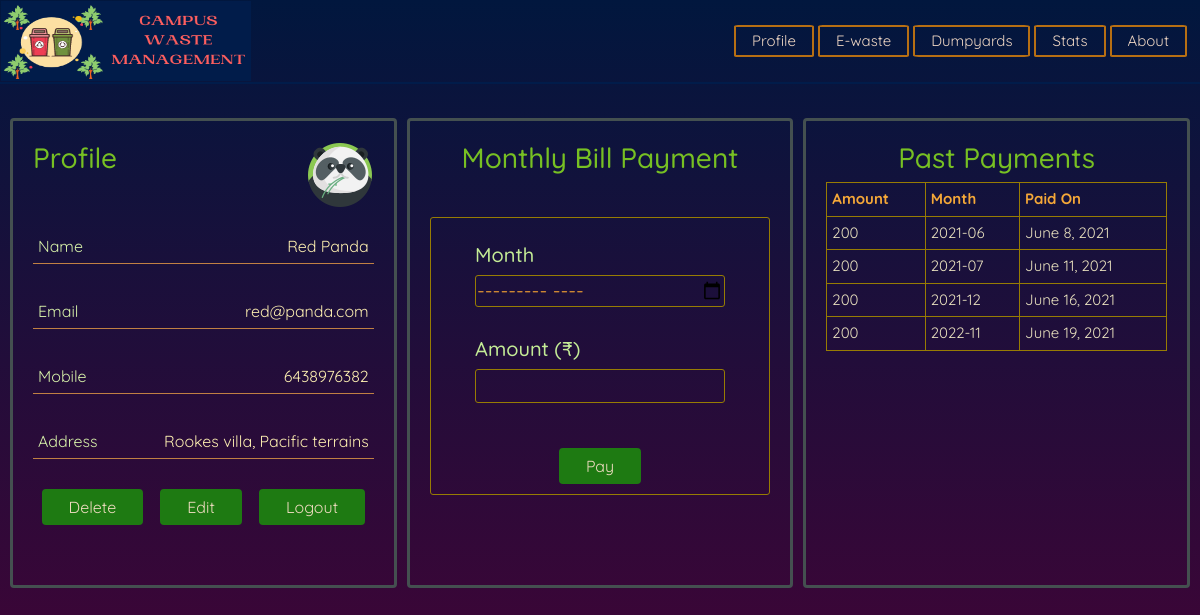
The app's page /logwaste/profile/ (signed in) with its own data.
### logwaste/models.py (models this page shows, shortened)
class MyUser(AbstractBaseUser):
    email = models.EmailField(
        verbose_name="email address", max_length=60, unique=True)
    full_name = models.CharField(verbose_name="name", max_length=40)
    mobile = models.CharField(max_length=10, verbose_name="mobile")
    address = models.CharField(max_length=100, verbose_name="address")
    date_joined = models.DateTimeField(
        verbose_name="date joined", auto_now_add=True)
    last_login = models.DateTimeField(verbose_name="last login", auto_now=True)
    is_admin = models.BooleanField(default=False)
    is_active = models.BooleanField(default=True)
    is_staff = models.BooleanField(default=True)
    is_superuser = models.BooleanField(default=False)
    USERNAME_FIELD = "email"
    REQUIRED_FIELDS = ['full_name', 'mobile', 'address']
    objects = MyUserManager()

class Bills(models.Model):
    bill_id = models.IntegerField()
    bill_amount = models.IntegerField()
    bill_month = models.CharField(max_length=10)
    bill_date = models.DateField()

### logwaste/views.py (the view, shortened to what this page needs)
# urls.py: path('profile/', views.profile),
def profile(request):
    print("Called profile")
    if request.user.is_superuser:
        d1 = MyUser.objects.all().filter(is_superuser=False)
        cursor = connection.cursor()
        cursor.execute(
            "SELECT logwaste_myuser.id,logwaste_myuser.full_name, logwaste_bills.bill_amount, logwaste_bills.bill_month, logwaste_bills.bill_date FROM logwaste_myuser JOIN logwaste_bills ON logwaste_myuser.id=logwaste_bills.bill_id")
        data = dictfetchall(cursor)
        ew = request.user
        return render(request, 'profile.html', {'ew': ew, 'data': data, 'd1': d1})
    elif request.user.is_authenticated:
        data = Bills.objects.filter(bill_id=request.user.id)
        ew = request.user
        return render(request, 'profile.html', {'ew': ew, 'data': data})
    else:
        return HttpResponseRedirect('/logwaste/logins/')

### templates/profile.html (shortened to what this page needs)
{% extends 'base.html' %}
{% load static %}
{% block style %}
<link rel="stylesheet" href="{% static 'css/profile.css' %}">
{% endblock style %}
{% block rest %}
<div class="rest">
    {% if request.user.is_superuser %}
    <div class="left">
        <div class="right">
            <div class="pics">
                <h2 class="hh1">Admin</h2>
                <img src="{% static 'images/orca.png' %}" class="img1">
            </div>
            <div class="here">
                <div class="there">Name</div>
                <div class="fetch">{{ew.full_name}}</div>
            </div>
            <div class="here">
                <div class="there">Email</div>
                <div class="fetch">{{ew.email}}</div>
            </div>
            <div class="here">
                <div class="there">Mobile</div>
                <div class="fetch">{{ew.mobile}}</div>
            </div>
            <div class="here">
                <div class="there">Address</div>
                <div class="fetch">{{ew.address}}</div>
            </div>
            <div class="down">
                <a href="{% url 'logout' %}"><button class="buttoned">Logout</button></a>
            </div>
        </div>
        <div class="right">
            <h2 class="hh1">Registered Users</h2>
            <table id="customers">
                <th>UserID</th>
                <th>Name</th>
                <th>Email</th>
                <th>Mobile</th>
                <th>Address</th>
                <tr>
                    {% for d1 in d1 %}
                    <td>{{d1.id}}</td>
                    <td>{{d1.full_name}}</td>
                    <td>{{d1.email}}</td>
                    <td>{{d1.mobile}}</td>
                    <td>{{d1.address}}</td>
                </tr>
                {% endfor %}
            </table>
        </div>
    </div>
    <div class="left">
        <div class="right">
            <h2 class="hh1">Payments Received</h2>
            <table id="customers">
                <th>UserID</th>
                <th>Name</th>
                <th>Amount</th>
                <th>Month</th>
                <th>Paid On</th>
                <tr>
                    {% for data in data %}
                    <td>{{data.id}}</td>
                    <td>{{data.full_name}}</td>
                    <td>{{data.bill_amount}}</td>
                    <td>{{data.bill_month}}</td>
                    <td>{{data.bill_date}}</td>
                </tr>
                {% endfor %}
            </table>
        </div>
    </div>
    {% else %}
    <div class="lefts">
        <div class="right">
            <div class="up">
                <div class="pics">
                    <h2>Profile</h2>
                    {% if ew.full_name.0 < 'L' %} <img src="{% static 'images/penguin.png' %}" class="img1">
                        {% else %}
                        <img src="{% static 'images/panda.png' %}" class="img1">
                        {% endif %}
                </div>
                <div class="here">
                    <div class="there">Name</div>
                    <div class="fetch">{{ew.full_name}}</div>
                </div>
                <div class="here">
                    <div class="there">Email</div>
                    <div class="fetch">{{ew.email}}</div>
                </div>
                <div class="here">
                    <div class="there">Mobile</div>
                    <div class="fetch">{{ew.mobile}}</div>
                </div>
                <div class="here">
                    <div class="there">Address</div>
                    <div class="fetch">{{ew.address}}</div>
                </div>
            </div>
            <div class="down">
                <form action="{% url 'delete' %}" method="POST">
                    <button class="buttoned">Delete</button>
                </form>
                <a href="{% url 'edit' %}"><button class="buttoned">Edit</button></a>
                <a href="{% url 'logout' %}"><button class="buttoned">Logout</button></a>
            </div>
        </div>
        <div class="right">
            <h2 class="hh">Monthly Bill Payment</h2>
            <div class="oranges">
                <form action="" method="POST">
                    <div class="some">
                        <div class="it">
                            <h5>Month</h5>
                            <input type="month" id="month" name="month" class="bg" required><br>
                        </div>
                        <div class="it">
                            <h5>Amount (₹)</h5>
                            <input type="text" id="amount" name="amount" class="bg" required><br>
                        </div>
                        <div class="keep">
                            <input type="submit" value="Pay" class="buttoned">
                        </div>
                    </div>
                </form>
            </div>
        </div>
        <div class="right">
            <h2 class="hh1">Past Payments</h2>
            <div class="help">
                <table id="customers">
                    <th>Amount</th>
                    <th>Month</th>
                    <th>Paid On</th>
                    <tr>
                        {% for data in data %}
                        <td>{{data.bill_amount}}</td>
                        <td>{{data.bill_month}}</td>
                        <td>{{data.bill_date}}</td>
                    </tr>
                    {% endfor %}
                </table>
            </div>
        </div>
    </div>
    {% endif %}
</div>
{% endblock rest %}

### static/css/profile.css (style rules this page uses)
.rest { display: flex; flex-direction: column; color: aliceblue; padding: 5px; background-color: initial; }
.lefts { display: flex; flex: 1; flex-direction: row; margin-top: 2%; }
.right { display: flex; flex-direction: column; flex:1; display: flex; flex: 1; border-style:solid; border-width:3px; border-color: rgb(68, 80, 80); padding: 20px; margin: 5px; border-radius: 4px; background-color: initial; height:470px; overflow: auto; }
.up { display: flex; flex-direction: column; background-color: initial; }
.some { display: flex; flex-direction: column; margin-top:50px; padding: 10px; margin-top: 35px; border-width: 1px; border-style: solid; border-color: rgb(151, 124, 3); border-radius: 3px; background-color: initial; }
.it { align-self: center; padding: 15px; background-color: initial; }
.down { display: flex; flex-direction: row; justify-content:space-around; background-color: initial; margin-top: 20px; }
.here { font-family: 'Quicksand', sans-serif; border-bottom-color: rgb(192, 128, 67); border-bottom-width: 1px; border-bottom-style:solid; display: flex; flex-direction: row; justify-content: space-between; margin-top: 20px; margin-bottom: 10px; padding: 5px; font-size: 16px; color: rgb(252, 238, 176); background-color: initial; }
.pics { display: flex; flex-direction: row; justify-content: space-between; background-color: initial; }
.there { font-family: 'Quicksand', sans-serif; color:rgb(215, 241, 169); background-color: initial; }
.fetch { background-color: initial; }
h2 { color:#77c023; font-size: 28px; font-family: 'Quicksand', sans-serif; background-color: initial; }
.hh { color:#77c023; font-size: 28px; font-family: 'Quicksand', sans-serif; align-self: center; background-color: initial; }
.hh1 { color:#77c023; font-size: 28px; font-family: 'Quicksand', sans-serif; align-self: center; background-color: initial; }
h5 { align-self: center; font-family: 'Quicksand', sans-serif; color:#c4ec96; font-size: 20px; background-color: inherit; }
.oranges { background-color: inherit; }
.keep { display: flex; flex-direction: column; margin-top: 30px; background-color: initial; }
.buttoned { font-family: 'Quicksand', sans-serif; color: rgba(253, 226, 204, 0.932); font-size: 16px; background-color: rgb(30, 122, 18); padding: 4px 25px; border-radius: 4px; border-style: solid; border-color: rgb(30, 122, 18); transition-duration: 0.3s; cursor: pointer; align-self: center; }
.img1 { padding:2px; background-color: initial; border-radius:15px; }
.bg { background-color: initial; color: rgb(235, 155, 50); font-size: 20px; border-style: solid; border-color: rgb(151, 124, 3); border-width: 1px; border-radius: 3px; font-family: 'Quicksand', sans-serif; width:250px; }
#customers { font-family: 'Quicksand', sans-serif; border-collapse: collapse; width: 100%; font-size:15px; color:#e8e0be; background-color: inherit; }
#customers td, #customers th { border: 1px solid rgb(151, 124, 3); padding: 5px; }
#customers tr { background-color: inherit; }
#customers th { padding-top: 5px; padding-bottom: 5px; text-align: left; background-color: inherit; color: #f5a838; }
a { text-decoration: none; background-color: inherit; color: white; }

### records on screen
MyUser: full_name "Red Panda", email "red@panda.com", mobile "6438976382", address "Rookes villa, Pacific terrains"
Bills: bill_amount "200", bill_month "2021-06", bill_date "June 8, 2021"
Bills: bill_amount "200", bill_month "2021-07", bill_date "June 11, 2021"
Bills: bill_amount "200", bill_month "2021-12", bill_date "June 16, 2021"
Bills: bill_amount "200", bill_month "2022-11", bill_date "June 19, 2021"
